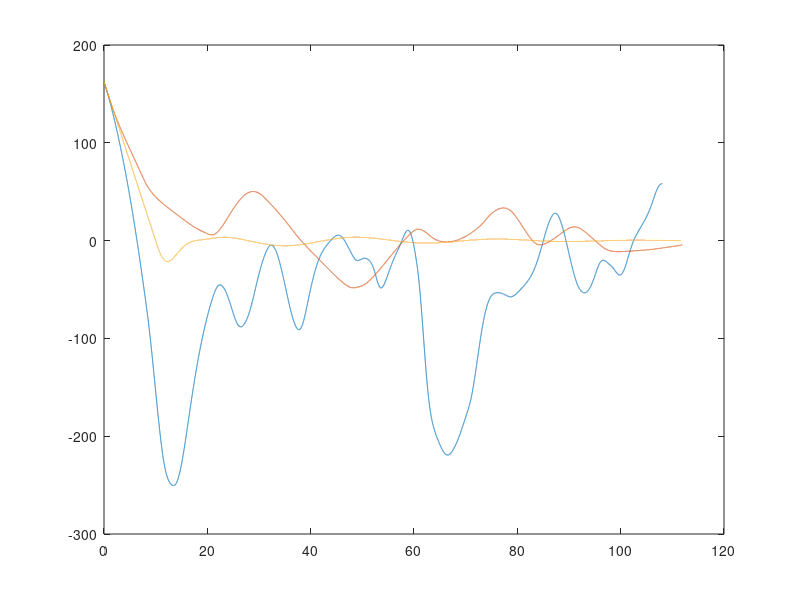

Reproduce this figure in MATLAB.
%pilot diagram
clear 
clc

load('manual_log2.1.mat')
SimTimeManual = SimTime;
SimAltitudeManual = SimAltitude;
SimDeviationManual = SimDeviation;


load('control_variables2.4.mat')
SimTimeControl = SimTime;
SimAltitudeControl = SimAltitude;
SimDeviationControl = SimDeviation;

load('autopilot_variables2.5.mat')
SimTimeAuto = SimTime;
SimAltitudeAuto = SimAltitude;
SimDeviationAuto = SimDeviation;

plot(SimTimeManual,SimAltitudeManual);
hold on
plot(SimTimeControl,SimAltitudeControl);
hold on
plot(SimTimeAuto,SimAltitudeAuto);
hold off

plot(SimTimeManual,SimDeviationManual);
hold on
plot(SimTimeControl,SimDeviationControl);
hold on
plot(SimTimeAuto,SimDeviationAuto);
hold off

